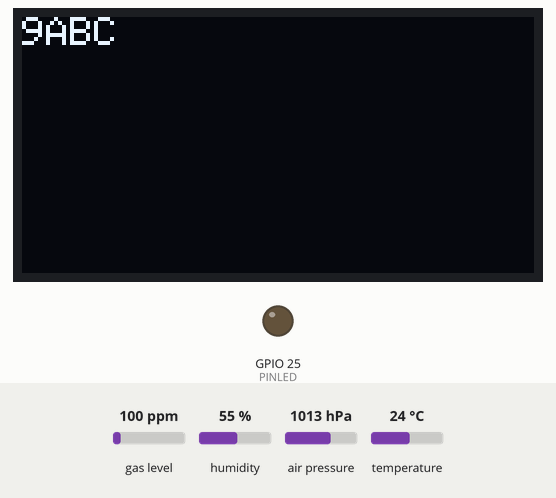
Recording of a program running on a simulated ESP32. Shown: 128×64 one-colour display, output pins drawn as LEDs (lit = HIGH). Inputs (shaded band) come from the test bench; at power-on: gas level 100 ppm, humidity 55 %, air pressure 1013 hPa, temperature 24 °C. No radio packets arrive unless stated; what the program prints to the serial monitor is not drawn. At 11.2 s the program puts the board to deep sleep or switches it off; the recording ends there.

Above: at 0.1 s.
Timing chart, 0 to 11.2 s (numbered marks = the images above):
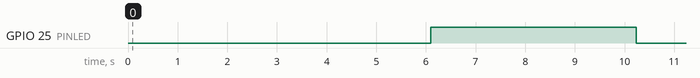

The program:

main.cpp
```cpp
#include <Arduino.h>
#include <SPI.h>
#include <Wire.h>
#include <Adafruit_Sensor.h>
#include "Adafruit_BME680.h"
#include <Adafruit_GFX.h>
#include <Adafruit_SSD1306.h>
#include <LoRa.h>
#include "packet.h"

#define PINLED 25
#define uS_TO_S_FACTOR 1000000 /* Conversion factor for micro seconds to seconds */
#define TIME_TO_SLEEP 5        /* Time ESP32 will go to sleep (in seconds) */
#define LORA_PIN_SS 18
#define LORA_PIN_RST 23
#define LORA_PIN_DIO0 26
#define LORA_BAND 866E6

#define SCK 5
#define MISO 19
#define MOSI 27
#define SS 18
#define RST 23
#define DIO0 26

#define MAX_READ_COUNTS 5
#define HUMIDITY_BASELINE 40.0
#define HUMIDITY_WEIGHT 0.25

RTC_DATA_ATTR int bootCount = 0; /* locazione di memoria che ci servirà per capire se è stata già avviato una prima volta */

Adafruit_SSD1306 display;
Adafruit_BME680 bme;
LoRaPacket packet;

float gas_reads[MAX_READ_COUNTS];
int read_count = 0;

void setup()
{
  packet.type = TYPEAPPLICATION;
  // put your setup code here, to run once:
  // inizializzazione seriale UART
  Serial.begin(115200);
  pinMode(PINLED, OUTPUT);
  digitalWrite(PINLED, LOW);
  uint16_t idtemp = (ESP.getEfuseMac() & 0x00000000FFFF); // ottengo MAC address e selezione ultime quaatro cifre
  packet.id = idtemp;
  // inizializzazione LoRa
  SPI.begin(SCK, MISO, MOSI, LORA_PIN_SS);
  LoRa.setPins(LORA_PIN_SS, LORA_PIN_RST, LORA_PIN_DIO0);
  if (!LoRa.begin(LORA_BAND))
  {
    Serial.println("LoRa initialization failed. Check the configuration.");
    while (true)
      ;
  }
  // LoRa.onTxDone(onTxDone);
  // LoRa.setSyncWord(0xFE); // word di sincronizzazione
  Serial.println("LoRa initialized");
  // inizializzo I2C
  Wire.begin(21, 22);
  if (bootCount <= 0)
  { /* inizializzo solamente quando l'ho avviato una prima volta */
    display.begin(SSD1306_SWITCHCAPVCC, 0x3c, false, false);
    display.setTextColor(WHITE);
    display.setTextSize(1);
    display.clearDisplay();
    display.setCursor(0, 0);
    Serial.println("Device ID");
    bootCount++;
    display.print(idtemp, HEX);
    display.display();
    delay(5000);
    display.clearDisplay();
    display.display();
  }
  if (!bme.begin(0x76))
  {
    Serial.println("Could not find a valid BME680 sensor, check wiring!");
    while (1)
      ;
  }
  bme.setTemperatureOversampling(BME680_OS_8X);
  bme.setHumidityOversampling(BME680_OS_2X);
  bme.setPressureOversampling(BME680_OS_4X);
  bme.setIIRFilterSize(BME680_FILTER_SIZE_3);
  bme.setGasHeater(320, 150); // 320*C for 150 ms
  Serial.println("Sensor initialized");
  esp_sleep_enable_timer_wakeup(TIME_TO_SLEEP * uS_TO_S_FACTOR);
}

void loop()
{
  // put your main code here, to run repeatedly:
  delay(1000);
  digitalWrite(PINLED, HIGH);
  // stampo lo stato di accensione/spegnimento led
  // Serial.printf("Il valore dell'LED è %d\n", digitalRead(PINLED));
  // display.clearDisplay();
  // display.setCursor(0,0);
  // display.printf("Il LED e' %d\n", digitalRead(PINLED));
  // display.display();
  if (!bme.performReading())
  {
    Serial.println("Failed to perform reading :(");
    return;
  }

  if (read_count < MAX_READ_COUNTS)
  {
    while (read_count < MAX_READ_COUNTS)
    {
      if (!bme.performReading())
      {
        Serial.println("Failed to perform reading :(");
        return;
      }
      gas_reads[read_count] = bme.gas_resistance;
      read_count++;
      delay(500);
    }
  }
  float all_sums = 0;
  for (int i = 0; i <= MAX_READ_COUNTS - 1; i++)
  {
    all_sums += gas_reads[i];
    if (i > 0)
    {
      gas_reads[i - 1] = gas_reads[i];
    }
  }
  delay(500);
  if (!bme.performReading())
  {
    Serial.println("Failed to perform reading :(");
    return;
  }
  gas_reads[MAX_READ_COUNTS - 1] = bme.gas_resistance;
  all_sums += gas_reads[MAX_READ_COUNTS - 1];
  float mean_reads = all_sums / (MAX_READ_COUNTS * 1.0);
  float gas_offset = mean_reads - gas_reads[MAX_READ_COUNTS - 1];
  float humidity_offset = bme.humidity - HUMIDITY_BASELINE;
  float humidity_score = 0;
  float gas_score = 0;

  if(humidity_offset > 0){
    humidity_score = ((100-HUMIDITY_BASELINE-humidity_offset)/(100-HUMIDITY_BASELINE))*(HUMIDITY_WEIGHT*100);
  } else {
    humidity_score = ((HUMIDITY_BASELINE+humidity_offset)/(HUMIDITY_BASELINE))*(HUMIDITY_WEIGHT*100);
  }

  if(gas_offset > 0){
    gas_score = ((gas_reads[MAX_READ_COUNTS - 1]/mean_reads)*(100-(HUMIDITY_WEIGHT*100)));
  } else {
    gas_score = 100-(HUMIDITY_WEIGHT*100);
  }

  float air_quality_score = humidity_score+gas_score;

  //  display.display();
  packet.temperature = bme.temperature;
  packet.pressure = bme.pressure / 100.0;
  packet.humidity = bme.humidity;
  packet.gas = air_quality_score; // bme.gas_resistance / 1000.0;

  Serial.print("Temperature = ");
  Serial.print(packet.temperature);
  Serial.println(" *C");

  Serial.print("Pressure = ");
  Serial.print(packet.pressure);
  Serial.println(" hPa");

  Serial.print("Humidity = ");
  Serial.print(packet.humidity);
  Serial.println(" %");

  Serial.print("Gas = ");
  Serial.print(packet.gas);
  Serial.println(" KOhms");

  Serial.println();

  // definzione del protocollo
  // TEMP_PRESS_HUM_GAS
  String message = String(packet.temperature) + "_" + String(packet.pressure) + "_" +
                   String(packet.humidity) + "_" + String(packet.gas);
  // sendLoRaMessage(message);
  LoRa.beginPacket();
  // LoRa.print(message);
  LoRa.write((uint8_t *)&packet, sizeof(LoRaPacket));
  LoRa.endPacket();
  digitalWrite(PINLED, LOW);
  delay(1000);
  esp_deep_sleep_start();
}
```

packet.h
```cpp
#include <Arduino.h>

#define TYPEAPPLICATION 0xFFB1 // identificativo uguale per tutti i dispositivi sensore

// 20 bytes
struct LoRaPacket{
    uint16_t type; // identificativo del device all'interno della propria rete - [0,1]
    uint16_t id; // identificativo del nodo - [2,3]
    float temperature; // [4,7]
    float pressure; // [8,11]
    float humidity; // [12,15]
    float gas; // [16,19]
};
```

Measured:
- by itself, GPIO 25 (PINLED): LOW → HIGH at 6.1 s, → LOW 4.1 s later
